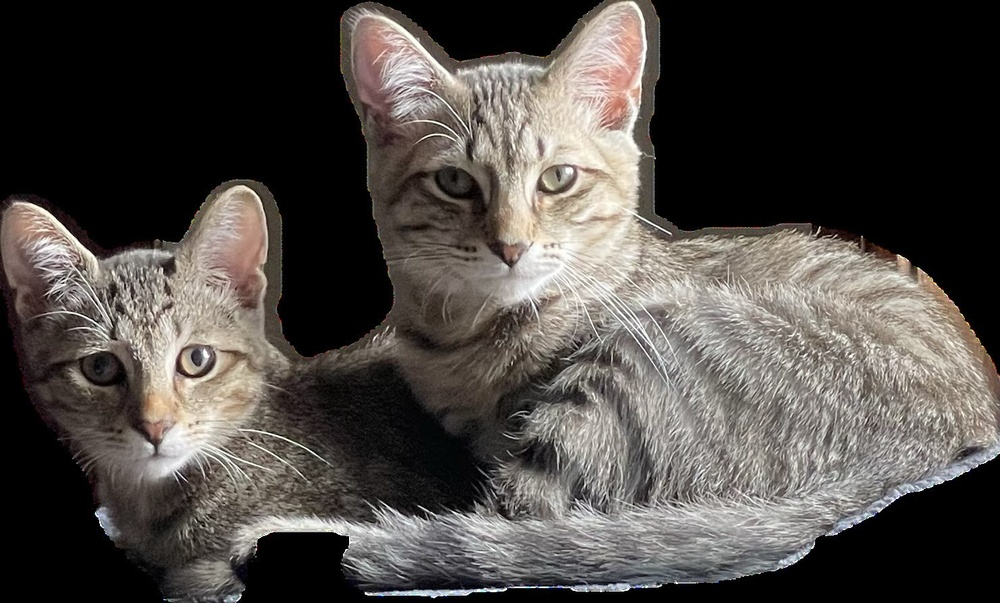
#> input picture cat_iOS.jpg, 1000 x 603 px, shrunk from 1481 x 893 before the run
$ python Edge_Detection.py
#> lines starting #> are read from the running program, lines starting #| are printed output that depends on the picture; after the words box and inside, x2 and y2 are one past the last pixel; in counts of white or black regions, pixels touching at a corner belong together
import cv2
import numpy as np
import matplotlib.pyplot as plt
from PIL import Image

# Load the image (your sticker with background removed)
image = cv2.imread('cat_iOS.jpg')
#> image is the input picture: shape (603, 1000, 3); mean B, G, R 69.3, 73.1, 77.7

# Convert to grayscale
gray = cv2.cvtColor(image, cv2.COLOR_BGR2GRAY)
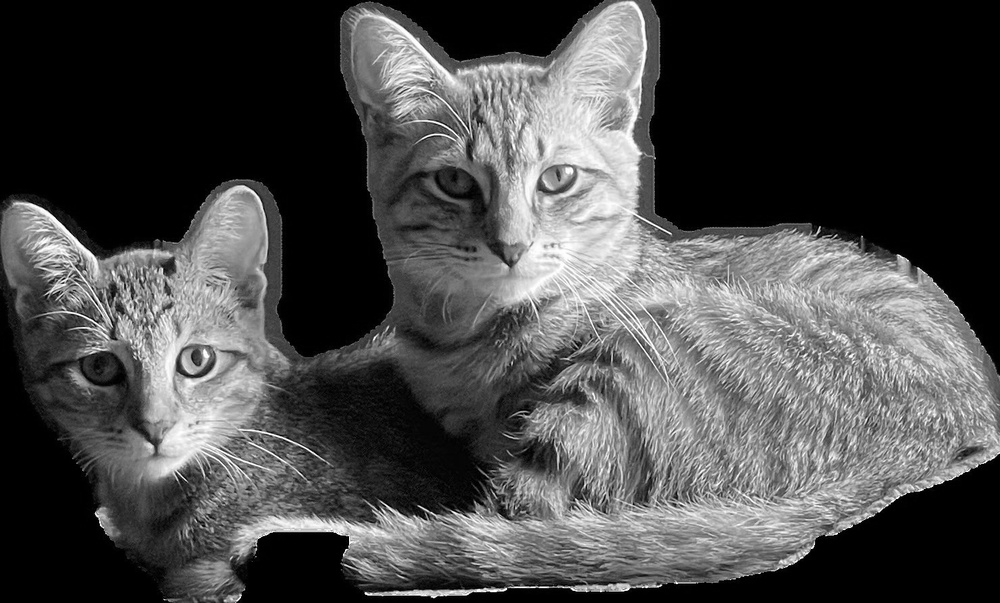
#> gray: shape (603, 1000); min 0, max 255, mean 74

# Threshold the image to separate the cat from the background
_, thresh = cv2.threshold(gray, 1, 255, cv2.THRESH_BINARY)
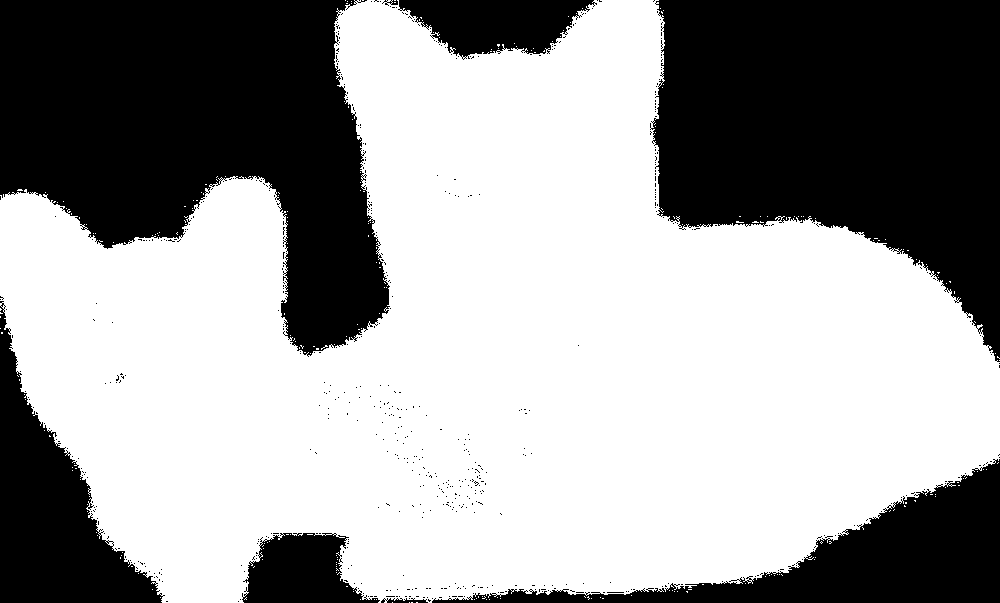
#> thresh: shape (603, 1000); 61.8% white; 611 black regions (603 under 20 px)

# Find contours
contours, _ = cv2.findContours(thresh, cv2.RETR_EXTERNAL, cv2.CHAIN_APPROX_SIMPLE)
#> contours = 255 contours, 254 with area under 20; largest, box (x1, y1, x2, y2) and area: (0, 0, 1000, 603) 371839

# Find the largest contour (which should be the cat)
largest_contour = max(contours, key=cv2.contourArea)
#> largest_contour = contour of 3494 points, box (x1, y1, x2, y2) (0, 0, 1000, 603), area 371839

# Draw the contour on the original image
contour_img = image.copy()
cv2.drawContours(contour_img, [largest_contour], -1, (255, 0, 0), 2)  # Blue contour
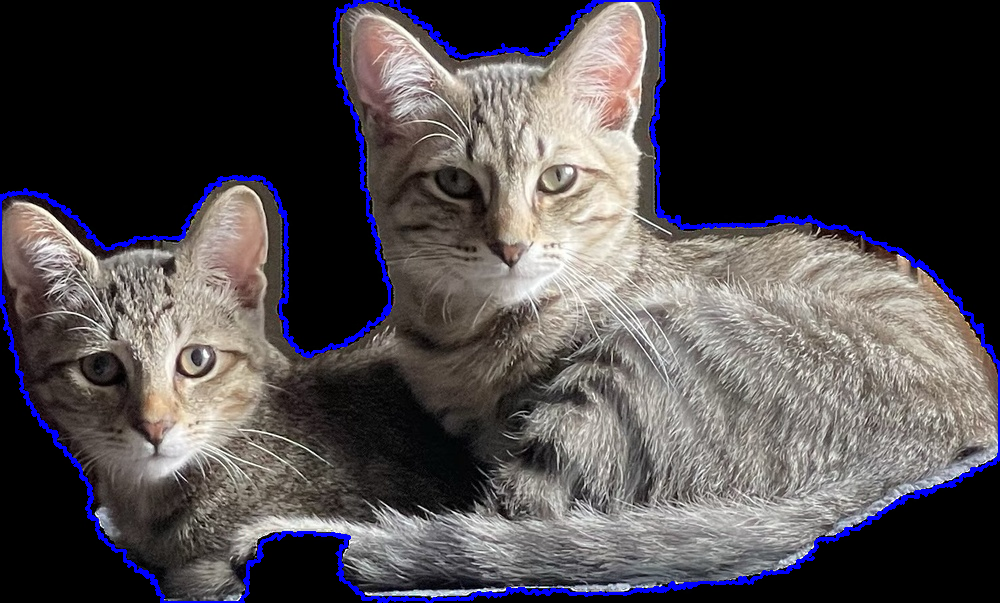
#> contour_img: shape (603, 1000, 3); 2.55% of pixels changed, all inside (x1, y1, x2, y2) = (0, 0, 1000, 603)

# Plot the results
fig, (ax1, ax2) = plt.subplots(1, 2, figsize=(12, 6))

ax1.imshow(cv2.cvtColor(image, cv2.COLOR_BGR2RGB))
ax1.set_title('Original Sticker')
ax1.axis('off')

ax2.imshow(cv2.cvtColor(contour_img, cv2.COLOR_BGR2RGB))
ax2.set_title('Cat Boundary')
ax2.axis('off')

plt.tight_layout()
plt.show()
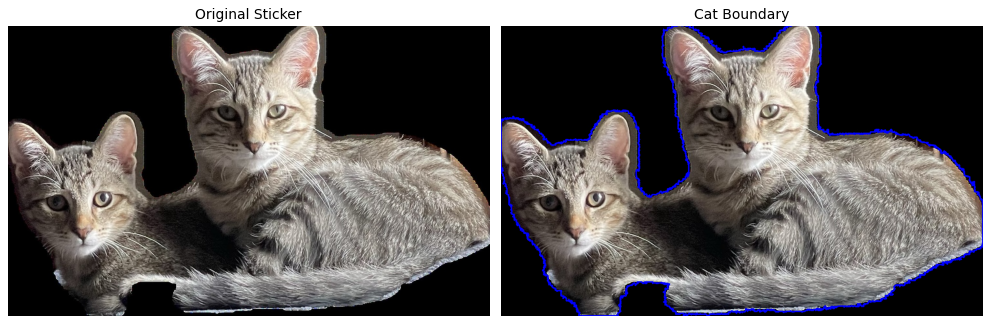
#> figure drawn by matplotlib, 2 panels

# Save the contour points for further use
np.save('cat_iOS_contour.npy', largest_contour)
print(f"Contour saved with {len(largest_contour)} points.")
#| Contour saved with 3494 points.
